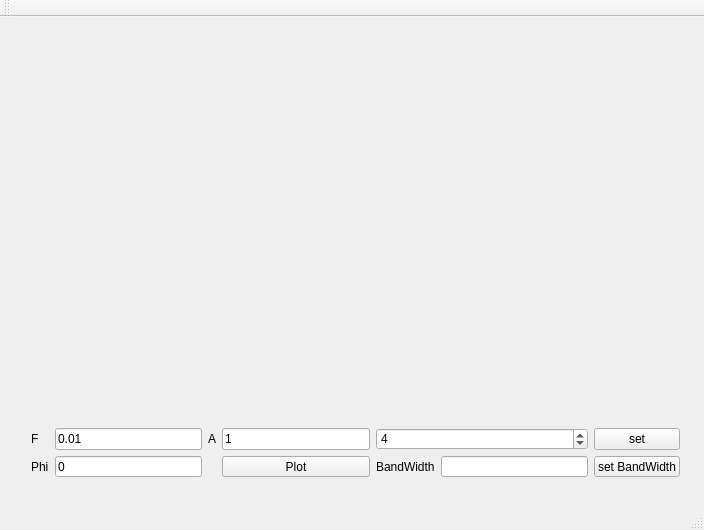
<?xml version="1.0" encoding="UTF-8"?>
<ui version="4.0">
 <class>MainWindow</class>
 <widget class="QMainWindow" name="MainWindow">
  <property name="geometry">
   <rect>
    <x>0</x>
    <y>0</y>
    <width>704</width>
    <height>530</height>
   </rect>
  </property>
  <property name="windowTitle">
   <string>MainWindow</string>
  </property>
  <widget class="QWidget" name="centralWidget">
   <widget class="QCustomPlot" name="customPlot" native="true">
    <property name="geometry">
     <rect>
      <x>0</x>
      <y>0</y>
      <width>701</width>
      <height>381</height>
     </rect>
    </property>
   </widget>
   <widget class="QWidget" name="">
    <property name="geometry">
     <rect>
      <x>20</x>
      <y>400</y>
      <width>671</width>
      <height>71</height>
     </rect>
    </property>
    <layout class="QGridLayout" name="gridLayout">
     <item row="0" column="0">
      <widget class="QLabel" name="label">
       <property name="styleSheet">
        <string notr="true">font: 16pt &quot;MS Shell Dlg 2&quot;;</string>
       </property>
       <property name="text">
        <string>F </string>
       </property>
      </widget>
     </item>
     <item row="0" column="1">
      <widget class="QLineEdit" name="freq">
       <property name="text">
        <string>0.01</string>
       </property>
       <property name="placeholderText">
        <string>0.01</string>
       </property>
      </widget>
     </item>
     <item row="0" column="2">
      <widget class="QLabel" name="label_2">
       <property name="styleSheet">
        <string notr="true">font: 16pt &quot;MS Shell Dlg 2&quot;;</string>
       </property>
       <property name="text">
        <string>A</string>
       </property>
      </widget>
     </item>
     <item row="0" column="3">
      <widget class="QLineEdit" name="domain">
       <property name="text">
        <string>1</string>
       </property>
       <property name="placeholderText">
        <string>1</string>
       </property>
      </widget>
     </item>
     <item row="0" column="4" colspan="2">
      <widget class="QSpinBox" name="spinBox">
       <property name="singleStep">
        <number>1</number>
       </property>
       <property name="value">
        <number>4</number>
       </property>
      </widget>
     </item>
     <item row="0" column="6">
      <widget class="QPushButton" name="setter">
       <property name="text">
        <string>set</string>
       </property>
      </widget>
     </item>
     <item row="1" column="0">
      <widget class="QLabel" name="label_3">
       <property name="styleSheet">
        <string notr="true">font: 16pt &quot;MS Shell Dlg 2&quot;;</string>
       </property>
       <property name="text">
        <string>Phi</string>
       </property>
      </widget>
     </item>
     <item row="1" column="1">
      <widget class="QLineEdit" name="phi">
       <property name="text">
        <string>0</string>
       </property>
       <property name="placeholderText">
        <string>0</string>
       </property>
      </widget>
     </item>
     <item row="1" column="3">
      <widget class="QPushButton" name="pushButton">
       <property name="text">
        <string>Plot</string>
       </property>
      </widget>
     </item>
     <item row="1" column="4">
      <widget class="QLabel" name="label_4">
       <property name="styleSheet">
        <string notr="true">font: 14pt &quot;MS Shell Dlg 2&quot;;</string>
       </property>
       <property name="text">
        <string>BandWidth</string>
       </property>
      </widget>
     </item>
     <item row="1" column="5">
      <widget class="QLineEdit" name="bandwidthVal"/>
     </item>
     <item row="1" column="6">
      <widget class="QPushButton" name="setter_2">
       <property name="text">
        <string>set BandWidth</string>
       </property>
      </widget>
     </item>
    </layout>
   </widget>
  </widget>
  <widget class="QMenuBar" name="menuBar">
   <property name="geometry">
    <rect>
     <x>0</x>
     <y>0</y>
     <width>704</width>
     <height>20</height>
    </rect>
   </property>
  </widget>
  <widget class="QToolBar" name="mainToolBar">
   <attribute name="toolBarArea">
    <enum>TopToolBarArea</enum>
   </attribute>
   <attribute name="toolBarBreak">
    <bool>false</bool>
   </attribute>
  </widget>
  <widget class="QStatusBar" name="statusBar"/>
 </widget>
 <layoutdefault spacing="6" margin="11"/>
 <customwidgets>
  <customwidget>
   <class>QCustomPlot</class>
   <extends>QWidget</extends>
   <header>qcustomplot.h</header>
   <container>1</container>
  </customwidget>
 </customwidgets>
 <resources/>
 <connections/>
</ui>
